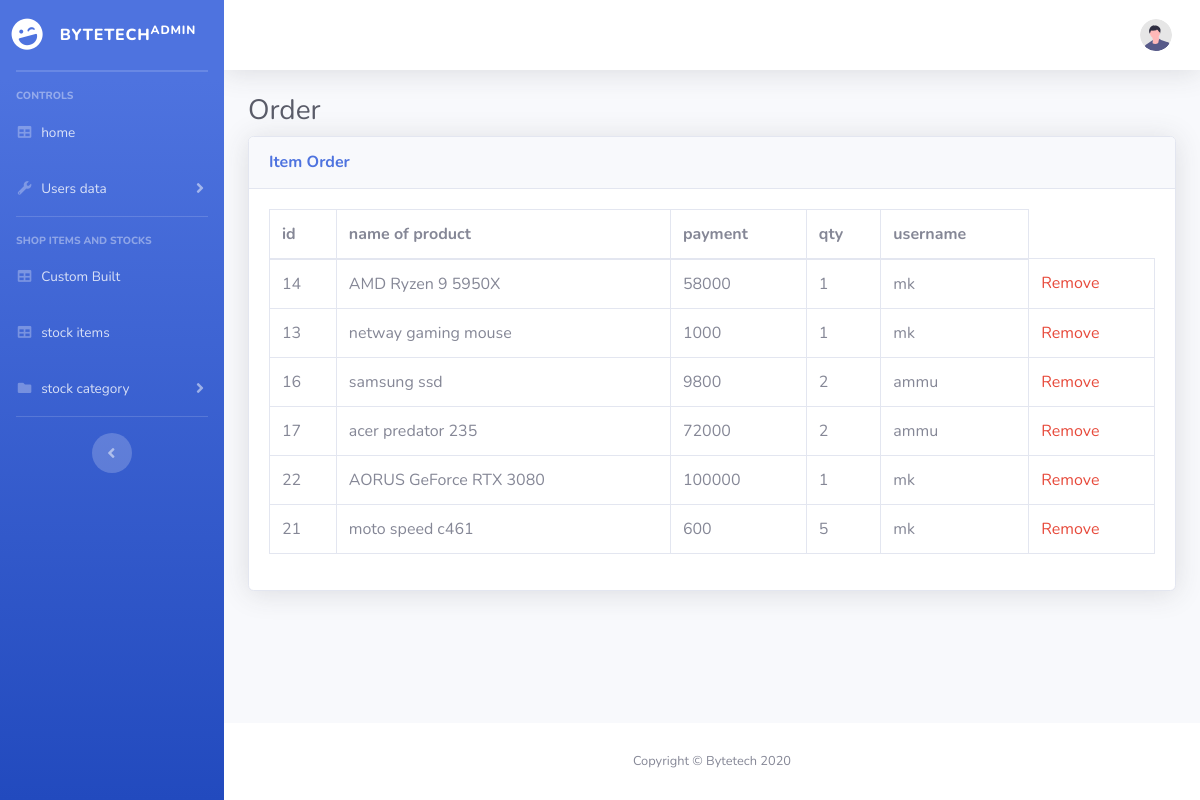
The app's page /admin/order.php with its own data.
### tables this page shows
CREATE TABLE IF NOT EXISTS `cart` (
  `id` int(11) NOT NULL AUTO_INCREMENT,
  `u_name` varchar(100) NOT NULL,
  `item_name` varchar(255) NOT NULL,
  `p_price` int(5) NOT NULL,
  `qty` int(2) NOT NULL,
  `conf` int(1) NOT NULL DEFAULT '0',
  `date_time` datetime NOT NULL DEFAULT CURRENT_TIMESTAMP,
  PRIMARY KEY (`id`)
);

### admin/order.php (the view, shortened to what this page needs)
<?php
include('includes/header.php');
include('includes/navebar.php');
?>
<div id="content-wrapper" class="d-flex flex-column">
    <div id="content">
        <nav class="navbar navbar-expand navbar-light bg-white topbar mb-4 static-top shadow">
            <ul class="navbar-nav ml-auto">
                <li class="nav-item dropdown no-arrow">
                    <a class="nav-link dropdown-toggle" href="#" id="userDropdown" role="button" data-toggle="dropdown" aria-haspopup="true" aria-expanded="false">
                        <img class="img-profile rounded-circle" src="img/undraw_profile.svg">
                    </a>
                </li>
            </ul>
        </nav>
        <div class="container-fluid">
            <h1 class="h3 mb-2 text-gray-800">Order</h1>
            <?php
            include('../login/db.php');
            $result = mysqli_query($con, "SELECT * FROM cart ");
            ?>
            <div class="card shadow mb-4">
                <div class="card-header py-3">
                    <h6 class="m-0 font-weight-bold text-primary">Item Order</h6>
                </div>
                <div class="card-body">
                    <div class="table-responsive">
                        <table class="table table-bordered" id="dataTable" width="100%" cellspacing="0">
                            <thead>
                                <tr>
                                    <th>id</th>
                                    <th>name of product</th>
                                    <th>payment</th>
                                    <th>qty</th>
                                    <th>username </th>
                                </tr>
                            </thead>
                            <?php
                            while ($row = mysqli_fetch_array($result)) {
                                echo "<tr>";
                                echo "<td>" . $row['id'] . "</td>";
                                echo "<td>" . $row['item_name'] . "</td>";
                                echo "<td>" . $row['p_price'] . "</td>";
                                echo "<td>" . $row['qty'] . "</td>";
                                echo "<td>" . $row['u_name'] . "</td>";
                            ?>
                                <td><a href="delete_o.php?id_i=<?php echo $row["id"]  ?>"><span class="text-danger">Remove</span></a></td>
                            <?php
                                echo "</tr>";
                            }
                            ?>
                        </table>
                    </div>
                </div>
            </div>
        </div>
    </div>
    <?php
    include('includes/footer.php');
    ?>

### records on screen
cart: id "14", item_name "AMD Ryzen 9 5950X", p_price "58000", qty "1", u_name "mk"
cart: id "13", item_name "netway gaming mouse", p_price "1000", qty "1", u_name "mk"
cart: id "16", item_name "samsung ssd", p_price "9800", qty "2", u_name "ammu"
cart: id "17", item_name "acer predator 235", p_price "72000", qty "2", u_name "ammu"
cart: id "22", item_name "AORUS GeForce RTX 3080", p_price "100000", qty "1", u_name "mk"
cart: id "21", item_name "moto speed c461", p_price "600", qty "5", u_name "mk"
